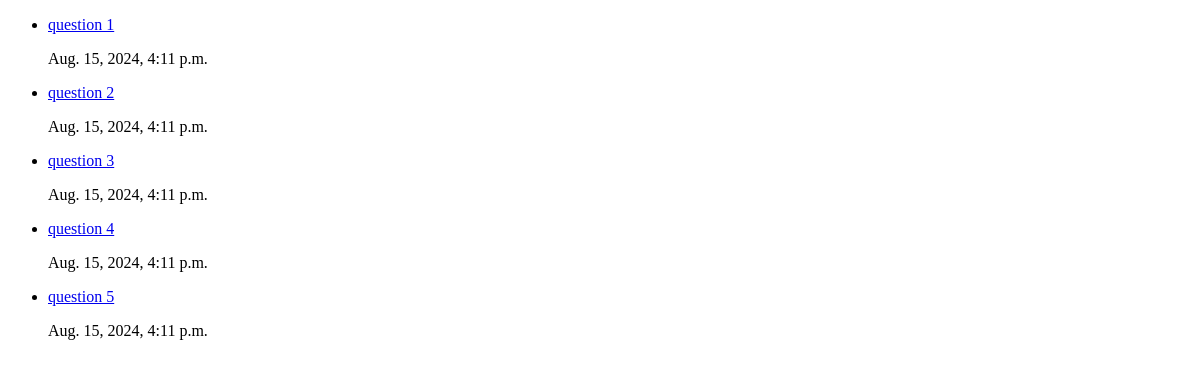
/polls/, run on an earlier commit of the app's database.
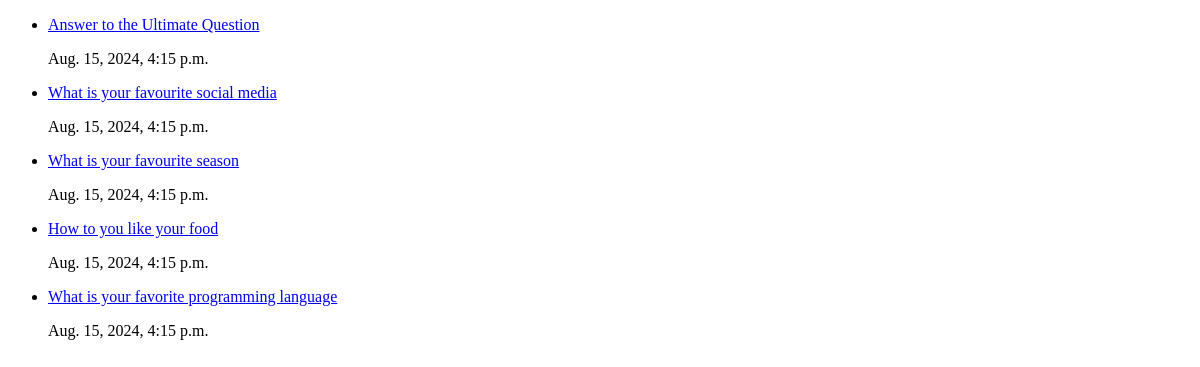
And on a later commit of the database.
### polls/models.py (models this page shows, shortened)
class Question(models.Model):
    question_text = models.CharField(max_length=50)
    pub_date = models.DateTimeField(default=timezone.now)
    class Meta:
        verbose_name = ("Question")
        verbose_name_plural = ("Questions")

### polls/views.py (the view)
# urls.py: path("", views.IndexView.as_view(), name="polls"),
class IndexView(ListView):
    model = Question
    context_object_name = 'latest_question_list'
    template_name = 'polls/index.html'
    def get_queryset(self):
        return self.model.objects.order_by('-pub_date')[:5]

### polls/templates/polls/index.html (shortened to what this page needs)
{% extends "base.html" %}
{% block content %}
    <ul>
        {% for question in latest_question_list %}
            <li>
                <a href='{% url "detail" question.id %}'>{{question.question_text}}</a>
                <p>{{question.pub_date}}</p>
            </li>
        {% endfor %}
    </ul>
{% endblock content %}

### templates/base.html (shortened to what this page needs)
<!DOCTYPE html>
<html lang="en">
<head>
</head>
<body>
    {% block content %}{% endblock content %}
</body>
</html>

What changed in the data, as far as the page shows it:
removed Question: question_text "question 1", pub_date "Aug. 15, 2024, 4:11 p.m."
removed Question: question_text "question 2", pub_date "Aug. 15, 2024, 4:11 p.m."
removed Question: question_text "question 3", pub_date "Aug. 15, 2024, 4:11 p.m."
removed Question: question_text "question 4", pub_date "Aug. 15, 2024, 4:11 p.m."
removed Question: question_text "question 5", pub_date "Aug. 15, 2024, 4:11 p.m."
added Question: question_text "Answer to the Ultimate Question", pub_date "Aug. 15, 2024, 4:15 p.m."
added Question: question_text "What is your favourite social media", pub_date "Aug. 15, 2024, 4:15 p.m."
added Question: question_text "What is your favourite season", pub_date "Aug. 15, 2024, 4:15 p.m."
added Question: question_text "How to you like your food", pub_date "Aug. 15, 2024, 4:15 p.m."
added Question: question_text "What is your favorite programming language", pub_date "Aug. 15, 2024, 4:15 p.m."
